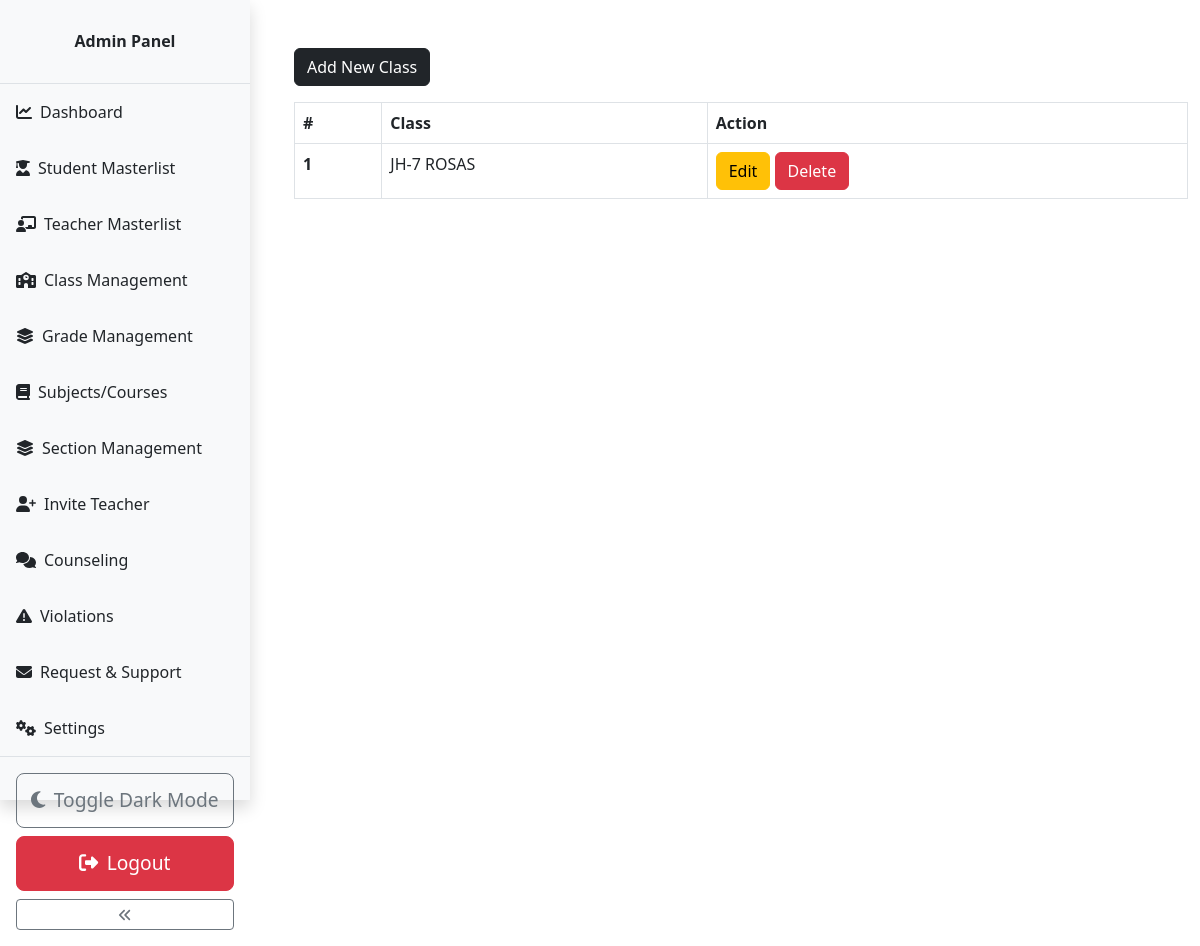
The page /capstone/admin/class.php (signed in) on the database its author committed.
### tables this page shows
CREATE TABLE `class` (
  `class_id` int(11) NOT NULL,
  `grade` int(11) NOT NULL,
  `section` int(11) NOT NULL
);

CREATE TABLE `grades` (
  `grade_id` int(11) NOT NULL,
  `grade` varchar(31) NOT NULL,
  `grade_code` varchar(7) NOT NULL
);

CREATE TABLE `section` (
  `section_id` int(11) NOT NULL,
  `section` varchar(7) NOT NULL
);

### capstone/admin/data/class.php (called while the page is built, shortened)
<?php
function getAllClasses($conn){
   $sql = "SELECT * FROM class";
   $stmt = $conn->prepare($sql);
   $stmt->execute();
   if ($stmt->rowCount() >= 1) {
     $classes = $stmt->fetchAll();
     return $classes;
   }else {
    return 0;
   }
}

### capstone/admin/data/grade.php (called while the page is built, shortened)
<?php
function getGradeById($grade_id, $conn){
   $sql = "SELECT * FROM grades
           WHERE grade_id=?";
   $stmt = $conn->prepare($sql);
   $stmt->execute([$grade_id]);
   if ($stmt->rowCount() == 1) {
     $grade = $stmt->fetch();
     return $grade;
   }else {
    return 0;
   }
}

### capstone/admin/data/section.php (called while the page is built, shortened)
<?php
function getSectioById($section_id, $conn){
   $sql = "SELECT * FROM section
           WHERE section_id=?";
   $stmt = $conn->prepare($sql);
   $stmt->execute([$section_id]);
   if ($stmt->rowCount() == 1) {
     $section = $stmt->fetch();
     return $section;
   }else {
    return 0;
   }
}

### capstone/admin/class.php (the view, shortened to what this page needs)
<?php
if (isset($_SESSION['admin_id']) &&
    isset($_SESSION['role'])) {
    if ($_SESSION['role'] == 'Admin') {
       include "../DB_connection.php";
       include "data/class.php";
       include "data/grade.php";
       include "data/section.php";
       $classes = getAllClasses($conn);
 ?>
<!DOCTYPE html>
<html lang="en">
<head>
    <link rel="stylesheet" href="https://cdn.jsdelivr.net/npm/bootstrap@5.2.0/dist/css/bootstrap.min.css">
    <link rel="stylesheet" href="../css/style.css">
    <link rel="stylesheet" href="css/admin.css">
    <link rel="stylesheet" href="https://cdnjs.cloudflare.com/ajax/libs/font-awesome/4.7.0/css/font-awesome.min.css">
</head>
<body>
    <?php
        include "inc/navbar.php";
     ?>
     <div class="container mt-5">
        <a href="class-add.php" class="btn btn-dark">Add New Class</a>
        <?php if ($classes != 0) { ?>
           <div class="table-responsive">
              <table class="table table-bordered mt-3 n-table">
                <thead>
                  <tr>
                    <th scope="col">#</th>
                    <th scope="col">Class</th>
                    <th scope="col">Action</th>
                  </tr>
                </thead>
                <tbody>
                  <?php $i = 0; foreach ($classes as $class ) {
                    $i++;  ?>
                  <tr>
                    <th scope="row"><?=$i?></th>
                    <td>
                      <?php
                          $grade  = getGradeById($class['grade'], $conn);
                          $section = getSectioById($class['section'], $conn);
                          echo $grade['grade_code'].'-'.$grade['grade'].' '.$section['section'];
                       ?>
                    </td>
                    <td>
                        <a href="class-edit.php?class_id=<?=$class['class_id']?>" class="btn btn-warning">Edit</a>
                        <a href="class-delete.php?class_id=<?=$class['class_id']?>" class="btn btn-danger">Delete</a>
                    </td>
                  </tr>
                <?php } ?>
                </tbody>
              </table>
           </div>
         <?php } else { ?>
             <div class="alert alert-info .w-450 m-5" role="alert">
                Empty!
              </div>
         <?php } ?>
     </div>
</body>
</html>
<?php
  }else {
    header("Location: ../login.php");
    exit;
  }
}else {
    header("Location: ../login.php");
    exit;
}
?>

### capstone/css/style.css (style rules this page uses)
body, html { height: 100%; margin: 0; overflow: hidden; }

### capstone/admin/css/admin.css (style rules this page uses)
body { margin: 0; padding: 0; display: flex; }

### capstone/admin/class.php (style rules this page uses)
body { overflow-y: auto; }
.container { max-height: 90vh; overflow-y: auto; }

### rows shown on the page
class: grades.grade_code "JH", grades.grade "7", section.section "ROSAS"
